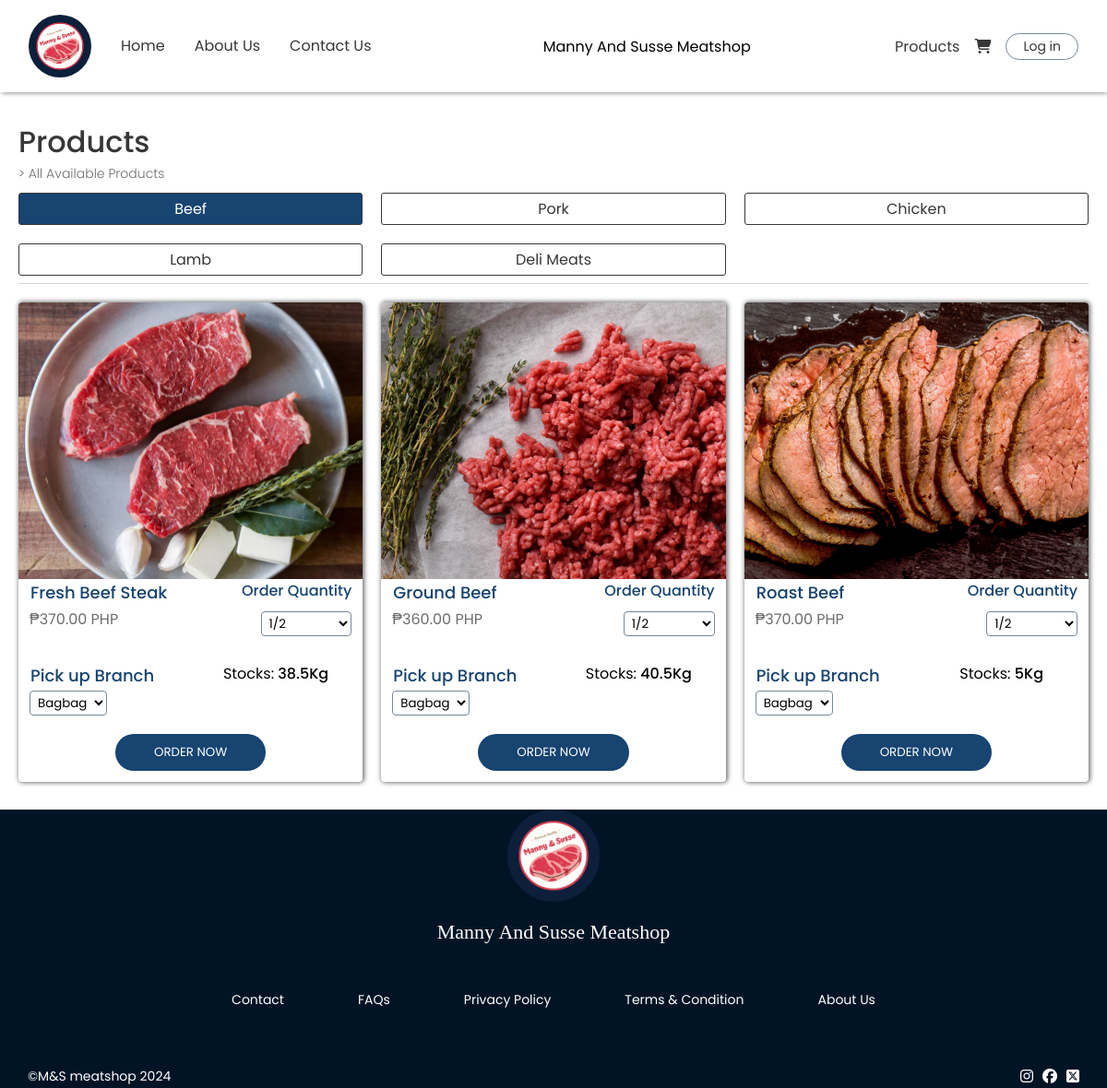
Before: /components/products.php with the older database file.
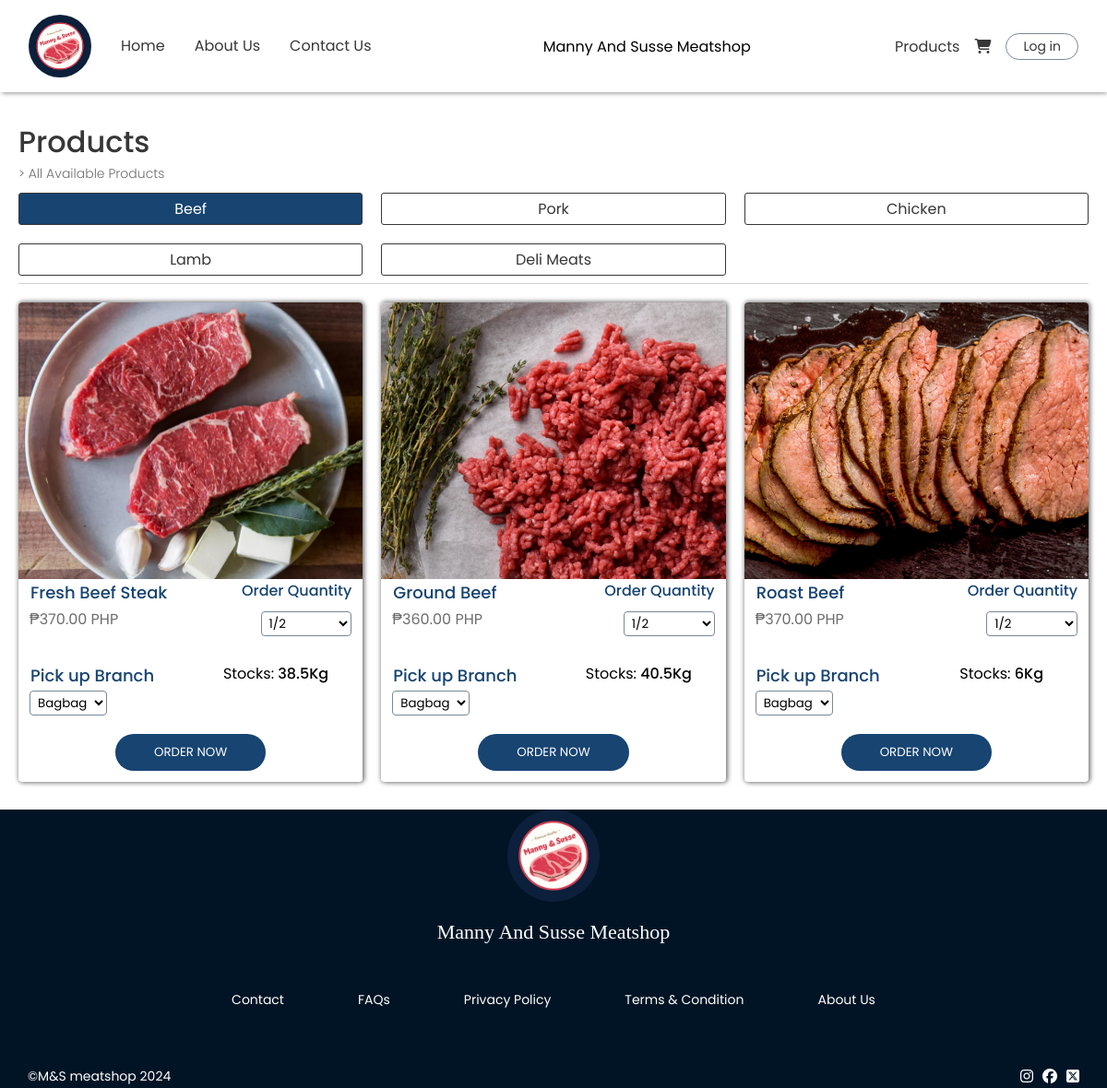
After: the same page with the newer database file.
### tables this page shows
CREATE TABLE `tbl_products` (
  `prod_id` int(11) NOT NULL,
  `prod_name` varchar(255) NOT NULL,
  `prod_price` int(11) NOT NULL,
  `prod_type` int(11) NOT NULL,
  `prod_stocks` float NOT NULL,
  `prod_img` varchar(255) NOT NULL
);

### components/products.php (the view, shortened to what this page needs)
<!DOCTYPE html>
<html lang="en">
<head>
    <link rel="stylesheet" href="../styles/general.css">
    <link rel="stylesheet" href="../styles/footer.css">
    <link rel="stylesheet" href="../styles/navbar.css">
    <link rel="stylesheet" href="../styles/products.css">
    <link rel="stylesheet" href="https://cdnjs.cloudflare.com/ajax/libs/font-awesome/6.5.2/css/all.min.css">
</head>
<body>
<?php include "./navbar.php" ?>
    <main>
        <div class="center">
            <div class="con">
                <div class="header-con">
                    <h1>Products</h1>
                    <p>> All Available Products</p>
                    <div class="flex-prod">
                        <?php
                            $queryType = "SELECT * FROM tbl_product_type";
                            $stmtType = $conn->prepare($queryType);
                            $stmtType->execute();
                            $resultType = $stmtType->get_result();
                            $first = true;
                            while($data = $resultType->fetch_assoc()){
                                $style = $first ? 'style="background: rgb(23, 68, 113); color: white;"' : '';
                                $first = false;
                                $prodTypeId = $data["prod_type_id"];
                        ?>
                            <div class="prod-type" data-type-id="<?php echo $prodTypeId; ?>" <?php echo $style; ?>>
                                <?php echo $data["prod_type_name"]; ?>
                            </div>
                        <?php } ?>
                    </div>
                </div>
                <div class="container" id="product-container">
                    <?php
                        $defaultType = 1;
                        $query = "SELECT pr.prod_id, pr.prod_stocks, pr.prod_name, pr.prod_price, pr.prod_type, pr.prod_img, pt.prod_type_name
                                  FROM tbl_products pr
                                  INNER JOIN tbl_product_type pt ON pr.prod_type = pt.prod_type_id
                                  WHERE pr.prod_type = ?";
                        $stmt = $conn->prepare($query);
                        $stmt->bind_param("i", $defaultType);
                        $stmt->execute();
                        $result = $stmt->get_result();
                        while ($data = $result->fetch_assoc()) {
                            $formattedTypeName = strtolower(str_replace(' ', '_', $data["prod_type_name"]));
                            if ($data['prod_stocks'] >= 1) {
                    ?>
                    <div class="con-item" id="<?php echo $data['prod_id']; ?>">
                        <div class="img-con">
                            <img src="../assets/<?php echo $formattedTypeName; ?>/<?php echo $data['prod_img']; ?>" alt="">
                        </div>
                        <div class="flex-con-det">
                            <div class="con-details">
                                <div class="name"><?php echo $data["prod_name"]; ?></div>
                                <div class="price">₱<?php echo number_format($data['prod_price'], 2); ?> PHP</div>
                            </div>
                            <div class="qnty-div">
                                <div class="name">Order Quantity</div>
                                <select name="qnty" class="qnty">
                                    <option value="1/2">1/2</option>
                                </select>
                            </div>
                        </div>
                        <div class="flex-con-det">
                            <div class="con-details">
                                <div class="name">Pick up Branch</div>
                                <select name="branch" class="branch">
                                    <option value="1">Bagbag</option>
                                </select>
                            </div>
                            <div class="input-div">
                                <div>Stocks:
                                    <span style="font-weight: 500;">
                                        <?php echo $data["prod_stocks"] ?>Kg
                                    </span>
                                </div>
                            </div>
                        </div>
                        <div class="div-button">
                            <button>ORDER NOW</button>
                        </div>
                    </div>
                    <?php } } ?>
                </div>
            </div>
        </div>
    </main>
    <?php include "./footer.php" ?>
</body>
</html>

Changed rows visible on the page:
changed tbl_products "Roast Beef": prod_stocks "5" → "6"
